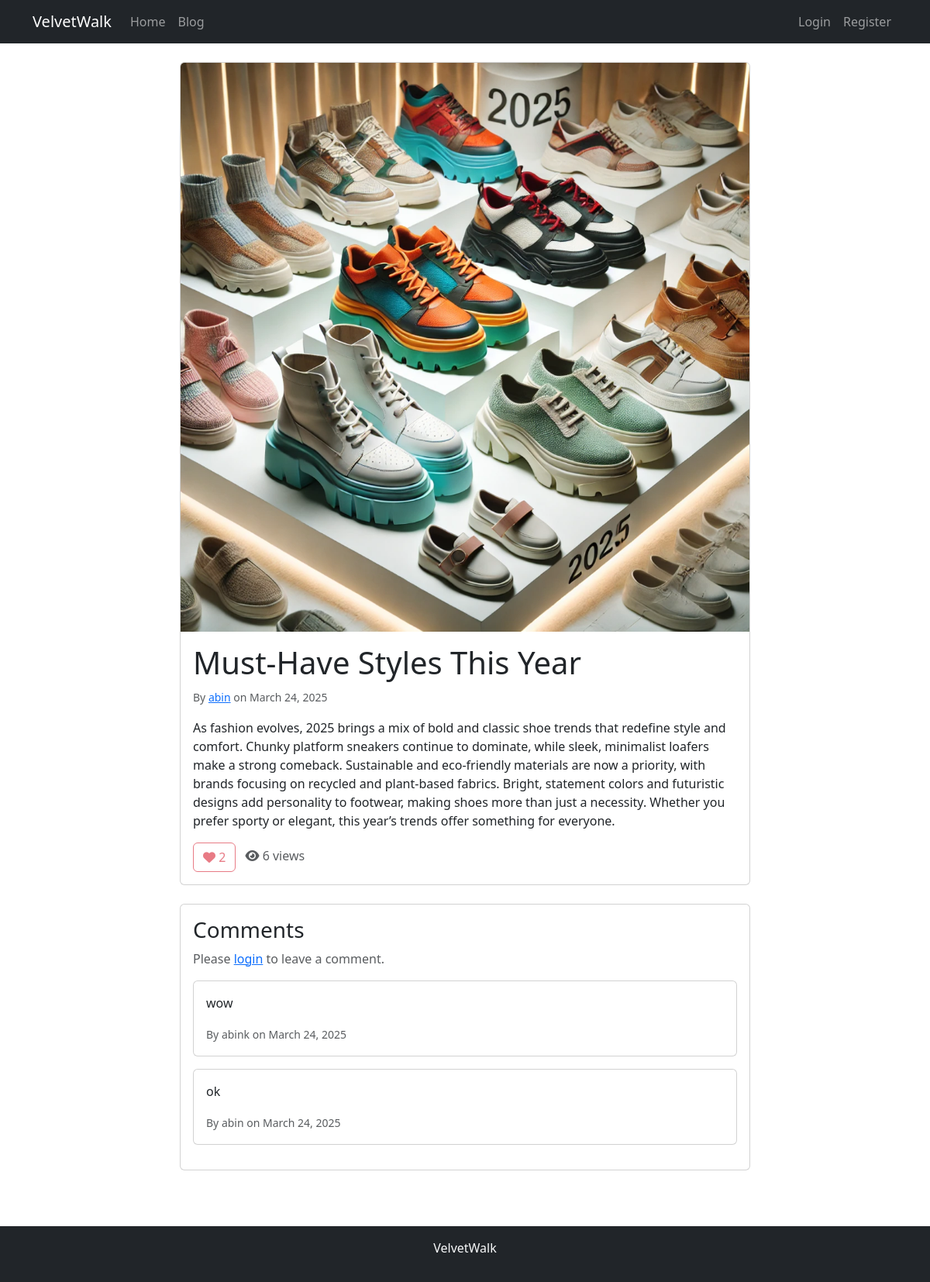
The app's page /post/1/ with its own data.
### VelvetWalk_app/models.py (models this page shows, shortened)
class BlogPost(models.Model):
    title = models.CharField(max_length=200)
    content = models.TextField()
    author = models.ForeignKey(User, on_delete=models.CASCADE)
    image = models.ImageField(upload_to='blog_images', blank=True, null=True)
    created_at = models.DateTimeField(default=timezone.now)
    updated_at = models.DateTimeField(auto_now=True)
    likes = models.ManyToManyField(User, related_name='liked_posts', blank=True)
    views = models.PositiveIntegerField(default=0)
    class Meta:
        ordering = ['-created_at']

class Comment(models.Model):
    post = models.ForeignKey(BlogPost, on_delete=models.CASCADE, related_name='comments')
    author = models.ForeignKey(User, on_delete=models.CASCADE)
    content = models.TextField()
    created_at = models.DateTimeField(default=timezone.now)
    updated_at = models.DateTimeField(auto_now=True)
    class Meta:
        ordering = ['-created_at']

### VelvetWalk_app/views.py (the view)
# urls.py: path('post/<int:pk>/', views.PostDetailView.as_view(), name='post_detail'),
class PostDetailView(DetailView):
    model = BlogPost
    template_name = 'VelvetWalk_app/post_detail.html'
    def get_context_data(self, **kwargs):
        context = super().get_context_data(**kwargs)
        context['comment_form'] = CommentForm()
        return context
    def get_object(self, queryset=None):
        obj = super().get_object(queryset)
        obj.views += 1
        obj.save()
        return obj

### VelvetWalk_app/templates/VelvetWalk_app/post_detail.html (shortened to what this page needs)
{% extends "VelvetWalk_app/base.html" %}
{% block content %}
<div class="row">
    <div class="col-md-8 offset-md-2">
        <article class="card mb-4">
            {% if object.image %}
            <img src="{{ object.image.url }}" class="card-img-top" alt="{{ object.title }}">
            {% endif %}
            <div class="card-body">
                <h1 class="card-title">{{ object.title }}</h1>
                <p class="card-text">
                    <small class="text-muted">
                        By <a href="{% url 'profile' object.author.username %}">{{ object.author.username }}</a>
                        on {{ object.created_at|date:"F d, Y" }}
                    </small>
                </p>
                <div class="card-text">
                    {{ object.content|linebreaks }}
                </div>
                <div class="d-flex justify-content-between align-items-center mt-3">
                    <div>
                        {% if user.is_authenticated %}
                        <a href="{% url 'like_post' object.pk %}" class="btn btn-outline-danger me-2">
                            <i class="fas fa-heart {% if user in object.likes.all %}text-danger{% endif %}"></i>
                            {{ object.likes.count }}
                        </a>
                        <span class="text-muted">
                            <i class="fas fa-eye"></i> {{ object.views }} views
                        </span>
                        {% else %}
                        <button class="btn btn-outline-danger me-2" disabled>
                            <i class="fas fa-heart"></i>
                            {{ object.likes.count }}
                        </button>
                        <span class="text-muted">
                            <i class="fas fa-eye"></i> {{ object.views }} views
                        </span>
                        {% endif %}
                    </div>
                </div>
            </div>
        </article>
        <div class="card mb-4">
            <div class="card-body">
                <h3 class="card-title">Comments</h3>
                {% if user.is_authenticated %}
                <form method="post" action="{% url 'add_comment' object.pk %}" class="mb-4">
                    {% csrf_token %}
                    {{ comment_form.as_p }}
                    <button type="submit" class="btn btn-primary">Add Comment</button>
                </form>
                {% else %}
                <p class="text-muted">Please <a href="{% url 'login' %}">login</a> to leave a comment.</p>
                {% endif %}
                {% for comment in object.comments.all %}
                <div class="card mb-3">
                    <div class="card-body">
                        <p class="card-text">{{ comment.content }}</p>
                        <p class="card-text">
                            <small class="text-muted">
                                By {{ comment.author.username }} on {{ comment.created_at|date:"F d, Y" }}
                            </small>
                        </p>
                    </div>
                </div>
                {% empty %}
                <p>No comments yet. Be the first to comment!</p>
                {% endfor %}
            </div>
        </div>
    </div>
</div>
{% endblock %}

### records on screen
BlogPost: image (picture), title "Must-Have Styles This Year", author.username "abin", created_at "March 24, 2025", content "As fashion evolves, 2025 brings a mix of bold and classic shoe trends that redefine style and comfort. Chunky platform sneakers continue to dominate, while sleek, minimalist loafers make a strong comeback. Sustainable and eco-friendly materials are now a priority, with brands focusing on recycled and plant-based fabrics. Bright, statement colors and futuristic designs add personality to footwear, making shoes more than just a necessity. Whether you prefer sporty or elegant, this year’s trends offer something for everyone.", likes.count "2", views "6"
Comment: content "wow", author.username "abink", created_at "March 24, 2025"
Comment: content "ok", author.username "abin", created_at "March 24, 2025"
